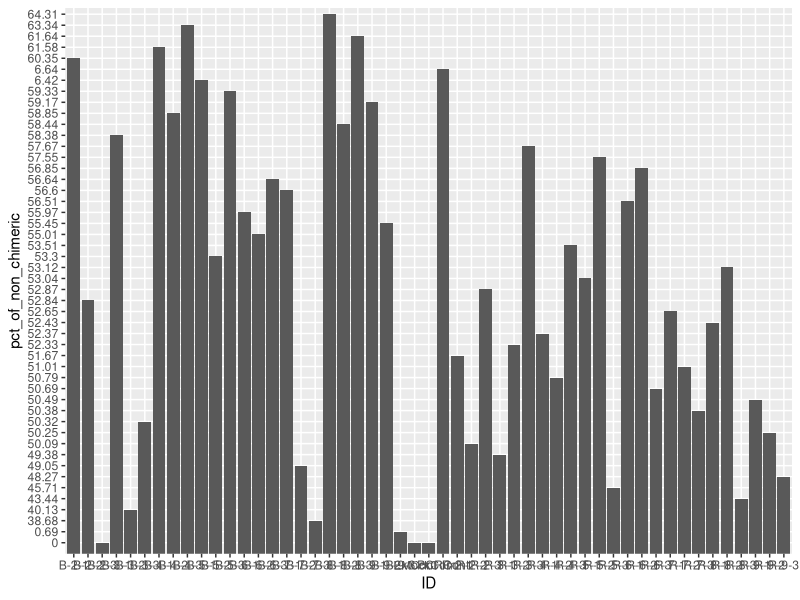

Write the R code that produced this figure.
library(readr)
library(dplyr)
library(ggplot2)
library(tidyverse)

(data_frame <- read_tsv("ITS2_stats_jrl2020.tsv") %>%
    slice(-c(1)) %>%
    rename(c( "ID"= "sample-id")) %>%
    rename(c("non_chimeric" = "non-chimeric")) %>%
    rename(c("pct_of_non_chimeric" = "percentage of input non-chimeric")) %>%
    rename(c("filtered_pct" = "percentage of input passed filter"))
)

View(data_frame)

data_frame$filtered_pct <- as.numeric(data_frame$filtered_pct)

arrange(data_frame, filtered_pct)




ggplot(data = data_frame) +
  geom_col(mapping = aes(x= ID, y = pct_of_non_chimeric))




      